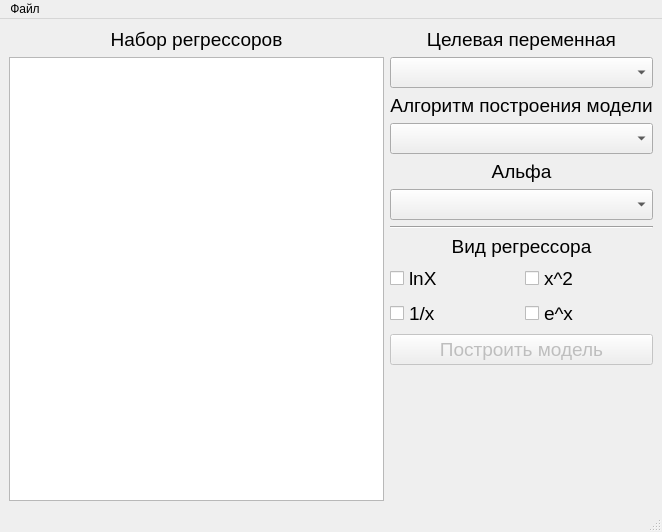
<?xml version="1.0" encoding="UTF-8"?>
<ui version="4.0">
 <class>MainWindow</class>
 <widget class="QMainWindow" name="MainWindow">
  <property name="geometry">
   <rect>
    <x>0</x>
    <y>0</y>
    <width>662</width>
    <height>532</height>
   </rect>
  </property>
  <property name="windowTitle">
   <string>MainWindow</string>
  </property>
  <widget class="QWidget" name="centralwidget">
   <layout class="QHBoxLayout" name="horizontalLayout">
    <item>
     <layout class="QVBoxLayout" name="verticalLayout_2">
      <item>
       <layout class="QVBoxLayout" name="vl_graph"/>
      </item>
      <item>
       <widget class="QLabel" name="label_3">
        <property name="font">
         <font>
          <pointsize>14</pointsize>
         </font>
        </property>
        <property name="text">
         <string>Набор регрессоров</string>
        </property>
        <property name="alignment">
         <set>Qt::AlignCenter</set>
        </property>
       </widget>
      </item>
      <item>
       <widget class="QListWidget" name="lw_results">
        <property name="font">
         <font>
          <pointsize>14</pointsize>
         </font>
        </property>
       </widget>
      </item>
     </layout>
    </item>
    <item>
     <layout class="QVBoxLayout" name="verticalLayout_3">
      <item>
       <layout class="QVBoxLayout" name="verticalLayout">
        <item>
         <widget class="QLabel" name="label">
          <property name="font">
           <font>
            <pointsize>14</pointsize>
           </font>
          </property>
          <property name="text">
           <string>Целевая переменная</string>
          </property>
          <property name="alignment">
           <set>Qt::AlignCenter</set>
          </property>
         </widget>
        </item>
        <item>
         <widget class="QComboBox" name="cb_target_variable">
          <property name="font">
           <font>
            <pointsize>14</pointsize>
           </font>
          </property>
         </widget>
        </item>
        <item>
         <widget class="QLabel" name="label_2">
          <property name="font">
           <font>
            <pointsize>14</pointsize>
           </font>
          </property>
          <property name="text">
           <string>Алгоритм построения модели</string>
          </property>
          <property name="alignment">
           <set>Qt::AlignCenter</set>
          </property>
         </widget>
        </item>
        <item>
         <widget class="QComboBox" name="cb_algorithm">
          <property name="font">
           <font>
            <pointsize>14</pointsize>
           </font>
          </property>
          <property name="currentText">
           <string/>
          </property>
         </widget>
        </item>
        <item>
         <widget class="QLabel" name="label_4">
          <property name="font">
           <font>
            <pointsize>14</pointsize>
           </font>
          </property>
          <property name="text">
           <string>Альфа</string>
          </property>
          <property name="alignment">
           <set>Qt::AlignCenter</set>
          </property>
         </widget>
        </item>
        <item>
         <widget class="QComboBox" name="cb_alpha">
          <property name="font">
           <font>
            <pointsize>14</pointsize>
           </font>
          </property>
         </widget>
        </item>
        <item>
         <widget class="Line" name="line">
          <property name="orientation">
           <enum>Qt::Horizontal</enum>
          </property>
         </widget>
        </item>
        <item>
         <widget class="QLabel" name="label_5">
          <property name="font">
           <font>
            <pointsize>14</pointsize>
           </font>
          </property>
          <property name="text">
           <string>Вид регрессора</string>
          </property>
          <property name="alignment">
           <set>Qt::AlignCenter</set>
          </property>
         </widget>
        </item>
        <item>
         <layout class="QHBoxLayout" name="horizontalLayout_2">
          <item>
           <widget class="QCheckBox" name="cb_lnx">
            <property name="font">
             <font>
              <pointsize>14</pointsize>
             </font>
            </property>
            <property name="text">
             <string>lnX</string>
            </property>
           </widget>
          </item>
          <item>
           <widget class="QCheckBox" name="cb_x2">
            <property name="font">
             <font>
              <pointsize>14</pointsize>
             </font>
            </property>
            <property name="text">
             <string>x^2</string>
            </property>
           </widget>
          </item>
         </layout>
        </item>
        <item>
         <layout class="QHBoxLayout" name="horizontalLayout_3">
          <item>
           <widget class="QCheckBox" name="cb_1x">
            <property name="font">
             <font>
              <pointsize>14</pointsize>
             </font>
            </property>
            <property name="text">
             <string>1/x</string>
            </property>
           </widget>
          </item>
          <item>
           <widget class="QCheckBox" name="cb_ex">
            <property name="font">
             <font>
              <pointsize>14</pointsize>
             </font>
            </property>
            <property name="text">
             <string>e^x</string>
            </property>
           </widget>
          </item>
         </layout>
        </item>
        <item>
         <widget class="QPushButton" name="pb_build_model">
          <property name="enabled">
           <bool>false</bool>
          </property>
          <property name="font">
           <font>
            <pointsize>14</pointsize>
           </font>
          </property>
          <property name="autoFillBackground">
           <bool>false</bool>
          </property>
          <property name="styleSheet">
           <string>0</string>
          </property>
          <property name="text">
           <string>Построить модель</string>
          </property>
         </widget>
        </item>
        <item>
         <spacer name="verticalSpacer">
          <property name="orientation">
           <enum>Qt::Vertical</enum>
          </property>
          <property name="sizeHint" stdset="0">
           <size>
            <width>20</width>
            <height>40</height>
           </size>
          </property>
         </spacer>
        </item>
       </layout>
      </item>
     </layout>
    </item>
   </layout>
  </widget>
  <widget class="QMenuBar" name="menubar">
   <property name="geometry">
    <rect>
     <x>0</x>
     <y>0</y>
     <width>662</width>
     <height>21</height>
    </rect>
   </property>
   <widget class="QMenu" name="menu">
    <property name="title">
     <string>Файл</string>
    </property>
    <addaction name="action_open_file"/>
    <addaction name="separator"/>
    <addaction name="action_export"/>
   </widget>
   <addaction name="menu"/>
  </widget>
  <widget class="QStatusBar" name="statusbar"/>
  <action name="action_open_file">
   <property name="text">
    <string>Открыть</string>
   </property>
  </action>
  <action name="action_export">
   <property name="enabled">
    <bool>false</bool>
   </property>
   <property name="text">
    <string>Экспорт</string>
   </property>
  </action>
  <action name="action_import">
   <property name="text">
    <string>Импорт</string>
   </property>
  </action>
 </widget>
 <resources/>
 <connections/>
</ui>
